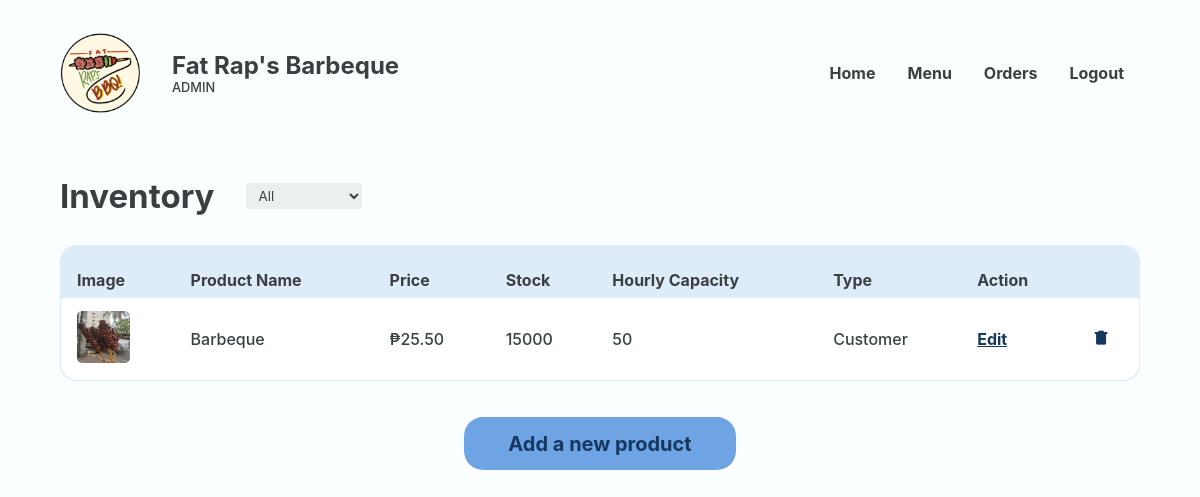
/Website/admin-inventory.php (signed in), run on the app's committed database.
### tables this page shows
CREATE TABLE `food` (
  `FOOD_ID` int(18) UNSIGNED NOT NULL,
  `CTGY_ID` int(18) NOT NULL,
  `FOOD_NAME` varchar(20) NOT NULL,
  `FOOD_PRICE` decimal(10,2) NOT NULL,
  `FOOD_DESC` varchar(50) NOT NULL,
  `FOOD_IMG` varchar(255) NOT NULL,
  `FOOD_STOCK` int(20) NOT NULL,
  `FOOD_ACTIVE` varchar(10) NOT NULL,
  `FOOD_TYPE` varchar(16) NOT NULL,
  `HOURLY_CAP` int(18) NOT NULL
);

### Website/admin-inventory.php (the view, shortened to what this page needs)
<?php
@include 'constants.php';
$food_type = isset($_GET['type']) ? $_GET['type'] : 'all';
?>
<!DOCTYPE html>
<html lang="en">
<head>
    <link rel="stylesheet" href="header-styles.css">
    <link rel="stylesheet" href="admin-styles.css">
    <link href='https://unpkg.com/boxicons@2.1.4/css/boxicons.min.css' rel='stylesheet'>
</head>
<body>
    <header class="backend">
        <div class="header-container">
            <div class="website-title">
                <img id="logo" src="images/client-logo.png">
                <div class="text">
                    <h1>Fat Rap's Barbeque</h1>
                    <p>ADMIN</p>
                </div>
            </div>
            <ul class='menubar'>
                <li><a href="<?php echo SITEURL; ?>admin-home.php">Home</a></li>
                <li><a href="<?php echo SITEURL; ?>admin-inventory.php">Menu</a></li>
                <li><a href="<?php echo SITEURL; ?>admin-new-orders.php">Orders</a></li>
                <?php
                if (isset($_SESSION['prsn_id'])) {
                ?>
                    <li><a href="<?php echo SITEURL; ?>logout.php">Logout</a>
                    </li>
                <?php
                } else {
                ?>
                    <li><a href="<?php echo SITEURL; ?>login-page.php">Login</a></li>
                <?php
                }
                ?>
            </ul>
        </div>
    </header>
    <main>
        <section class="section">
            <div class="container">
                <div class="section-heading row">
                    <h2>Inventory</h2>
                    <select name="food-type" id="food-type" class="dropdown">
                        <option value="all" <?php echo ($food_type === 'all') ? 'selected' : ''; ?>>All</option>
                    </select>
                </div>
                <section class="section-body">
                    <section class="main-section column">
                        <div class="table-wrapper">
                            <table class="alternating">
                                <tr>
                                    <th class="header">Image</th>
                                    <th class="header">Product Name</th>
                                    <th class="header">Price</th>
                                    <th class="header">Stock</th>
                                    <th class="header">Hourly Capacity</th>
                                    <th class="header">Type</th>
                                    <th class="header">Action</th>
                                    <th class="header"></th>
                                </tr>
                                <?php
                                $food_type = isset($_GET['type']) ? $_GET['type'] : 'all';
                                if ($food_type === 'all') {
                                    $sql = "SELECT * FROM food";
                                } else {
                                    $sql = "SELECT * FROM food WHERE FOOD_TYPE = '$food_type'";
                                }
                                $res = mysqli_query($conn, $sql);
                                $count = mysqli_num_rows($res);
                                if ($count > 0) {
                                    while ($row = mysqli_fetch_assoc($res)) {
                                        $FOOD_ID = $row['FOOD_ID'];
                                        $FOOD_NAME = $row['FOOD_NAME'];
                                        $FOOD_PRICE = $row['FOOD_PRICE'];
                                        $FOOD_IMG = $row['FOOD_IMG'];
                                        $FOOD_STOCK = $row['FOOD_STOCK'];
                                        $FOOD_TYPE = $row['FOOD_TYPE'];
                                        $HOURLY_CAP = $row['HOURLY_CAP'];
                                ?>
                                        <tr>
                                            <td data-cell="Image">
                                                <img src="<?php echo SITEURL; ?>images/<?php echo $FOOD_IMG; ?>" alt="">
                                            </td>
                                            <td data-cell="Product Name"><?php echo $FOOD_NAME ?></td>
                                            <td data-cell="Price">₱<?php echo $FOOD_PRICE ?></td>
                                            <td data-cell="Stock">
                                                <span class="<?php echo ($FOOD_STOCK < 100) ? 'red-text' : ''; ?>">
                                                    <p><?php echo $FOOD_STOCK ?></p>
                                                </span>
                                            </td>
                                            <td data-cell="Hourly Capacity"><?php echo $HOURLY_CAP ?></td>
                                            <td data-cell="Price"><?php echo $FOOD_TYPE ?></td>
                                            <td data-cell="Action">
                                                <a href="<?php echo SITEURL; ?>admin-edit-product.php?FOOD_ID=<?php echo $FOOD_ID ?>" class="edit">Edit</a>
                                            </td>
                                            <td data-cell="Action"><a href="#" onclick="confirmDelete(<?php echo $FOOD_ID; ?>)" class="bx bxs-trash-alt trash"></a></td>
                                        </tr>
                                    <?php
                                    }
                                }
                                ?>
                            </table>
                        </div>
                        <a href="<?php echo SITEURL; ?>admin-add-product.php" class="page-btn"><button class="big-btn">Add a new product</button></a>
                    </section>
                </section>
            </div>
        </section>
    </main>
</body>
</html>

### Website/header-styles.css (style rules this page uses)
*, *::before, *::after { margin: 0; padding: 0; box-sizing: border-box; font-family: inherit; }
:root { --bg:#F2FFE1; --primary:#f3d95c; --text:#3A001E; --text2: #FA3F1F; --input-bg:#F7F3DC; --eye-icon:#CEC699; --block: #4ADE5D; --block-p:#277B32; --block-h1: #0F4C17; --form-bg: #FFFDEF; --header-text: #3A001E; }
body { font-family: 'Inter', sans-serif; }
header, footer { width: 100%; display: flex; justify-content: center; align-items: center; }
header { height: 8rem; position: fixed; top: 0; z-index: 100; color: var(--header-text); background-color: var(--bg); }
header.backend { color: #3A3F42; background-color: #FBFEFF; }
.header-container, .footer-container { margin-inline: auto; margin-top: 2rem; margin-bottom: 0.9rem; width: 90%; max-width: 1200px; display: flex; justify-content: space-between; align-items: center; }
.website-title { display: flex; align-items: center; }
header img { width: 80px; position: relative; }
header .text { margin-left: 2rem; display: flex; flex-direction: column; gap: 0; }
header h1 { white-space: nowrap; font-size: 1.5rem; }
header .text p, footer .right-container p { font-size: 0.8rem; }
li > a { color: inherit; text-decoration: none; }
.menubar { display: flex; flex-direction: row; list-style-type: none; margin: 0; padding: 0; }
.menubar > li { font-weight: bold; margin: 0 1rem; overflow: hidden; }

### Website/admin-styles.css (style rules this page uses)
*, *::before, *::after { margin: 0; padding: 0; box-sizing: border-box; font-family: inherit; }
:root { --bg:#EDE9D0; --primary:#F5D636; --active-primary:#EDCB1C; --input-bg:#F7F3DC; --form-bg: #FFFDEF; --available:#A8D991; --available-text:#304D23; --fully-booked:#C13B24; --fully-booked-text:var(--text); --closed:#3B3B3B; --closed-text:#A9A9A9; --product-info-bg: #C13B24; --light-text: #FEFBEA; --text:#3A3F42; --light-blue: #DEECF9; --darker-row: #deecf94f; --sidemenu-blue: #6EA4E4; --sidemenu-blue-hover: #5790D5; --sidemenu-blue-text: #163860; --db-highlight-blue: #93CBFF; --gray: #878F94; --accept-green: #78D35A; --reject-red: #DA523B; }
html { color: var(--text); }
body { font-family: 'Inter', sans-serif; font-weight: 500; min-height: 100vh; color: #3A3F42; background-color: #FBFEFF; }
main { padding-top: 8rem; }
.section { width: 100%; display: flex; justify-content: center; align-items: center; }
.container { max-width: 1200px; width: 90%; margin: clamp(1rem, 5vw, 3rem) auto; margin-bottom: 5rem; }
.section-heading { display: flex; flex-direction: column; gap: 0.5rem; margin-bottom: 1.8rem; }
.row { display: flex; flex-direction: row; align-items: center; }
.section-heading h2 { font-size: 2.0625rem; }
.dropdown { background-color: #ECEFEF; color: var(--text); padding: 4px 8px; min-width: 7.25rem; border-radius: 3px; border: none; margin-left: 1.5rem; }
.main-section { min-width: 5rem; }
.column { display: flex; flex-direction: column; }
.table-wrapper { width: 100%; background-color: var(--light-blue); border-radius: 1rem; padding: 1px; height: max-content; overflow-x: auto; flex: 1; }
table { background: white; border-radius: 1rem; border-collapse: collapse; width: 100%; }
table .edit, table .trash { color: var(--sidemenu-blue-text); font-weight: bold; }
table .trash { text-decoration: none; }
table th.header, .app-det-tbl table td.header { padding: 1.5rem 1rem 0.5rem 1rem ; background: var(--light-blue); }
table th.header:first-of-type { border-top-left-radius: 1rem; }
table th.header:last-of-type { border-top-right-radius: 1rem; }
td,th { text-align: left; text-wrap: nowrap; }
td { padding: 0.8rem; padding-left: 1rem; }
.alternating tr:nth-last-of-type(2n) { background: var(--darker-row); }
table img { width: 3.3rem; height: 3.3rem; border-radius: 5px; }
button { display: inline-block; border: none; outline: none; padding: 0; cursor: pointer; }
.side-menu .inventory-box, .view, .big-btn { display: block; background-color: var(--sidemenu-blue); padding: 0.9rem 1.1rem; font-size: 1rem; color: var(--sidemenu-blue-text); }
.big-btn { border-radius: 1.2rem; width: max-content; min-width: 17rem; margin: 0 auto; font-weight: bold; font-size: 1.25rem; margin-top: 2.25rem; text-decoration: none; text-align: center; }
.page-btn { text-decoration: none; width: max-content; margin-inline: auto; }

### data on the page
food: FOOD_IMG (picture), FOOD_NAME "Barbeque", FOOD_PRICE "25.50", FOOD_STOCK "15000", HOURLY_CAP "50", FOOD_TYPE "Customer"
